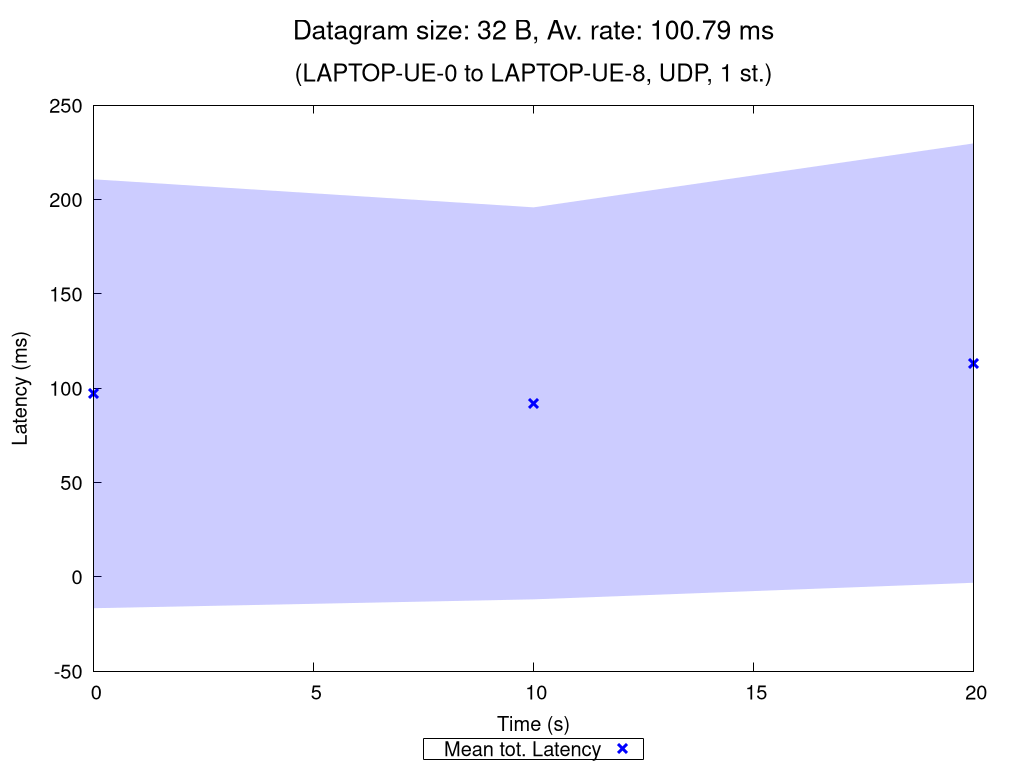

Generate this figure with gnuplot:
set terminal pngcairo nocrop enhanced size 1024,768 font "Verdana,15"
set output "UDP_1_st_2020_11_05_14-59-02_one2two_00032B.png"

set title "{/=20 Datagram size: 32 B, Av. rate: 100.79 ms}\n\n{/=18 (LAPTOP-UE-0 to LAPTOP-UE-8, UDP, 1 st.)}"

set xlabel "Time (s)"
set ylabel "Latency (ms)"
set ytics nomirror
set key bmargin center horizontal box samplen 1 width -1
set bmargin 4.6
set rmargin 4.5

rf = 1.0  # rate factor
set style fill transparent solid 0.2 noborder
set autoscale xfix
plot "UDP_1_st_2020_11_05_14-59-02_one2two_00032B_iperf_processed.dat" using 1:($2/rf-$3/rf):($2/rf+$3/rf) with filledcurves lc rgb "blue" notitle, \
     "" using 1:($2/rf) with points pt 2 ps 1.5 lw 3 lc rgb "blue" title "Mean tot. Latency", \
